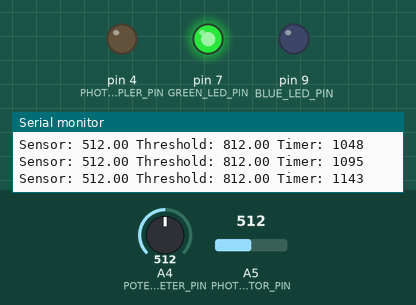
The sketch below on a simulated Arduino Uno, built with avr-gcc and run on an emulated ATmega328P. Shown: output pins drawn as LEDs (lit = HIGH), the last lines printed to the serial monitor. Inputs (shaded band) come from the test bench; at power-on: A5 (PHOTORESISTOR_PIN) = 512, A4 (POTENTIOMETER_PIN) = 512.

Above: at 1.2 s.
1.3 s: A5 (PHOTORESISTOR_PIN) set to 797
4.3 s: A5 (PHOTORESISTOR_PIN) set to 827
At 6.0 s:
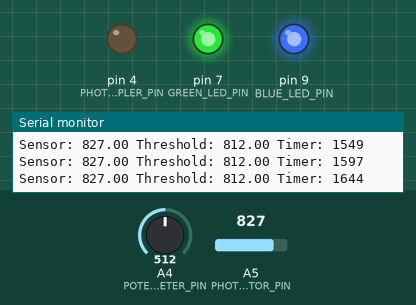
6.8 s: A4 (POTENTIOMETER_PIN) set to 542
8.3 s: A4 (POTENTIOMETER_PIN) set to 561
At 9.4 s:
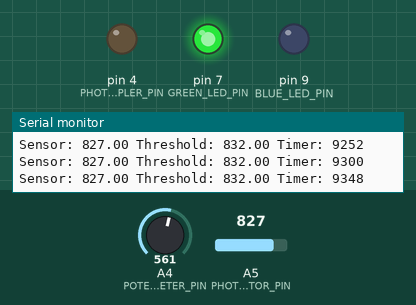
11.3 s: A4 (POTENTIOMETER_PIN) set to 511
At 12.1 s:
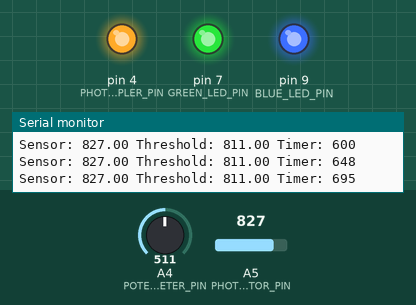
13.8 s: A4 (POTENTIOMETER_PIN) set to 716
At 15.0 s:
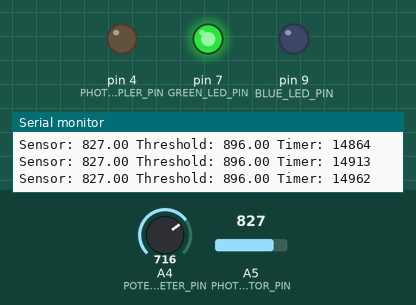
Timing chart, 0 to 16.8 s (numbered marks = the images above; inputs shaded):
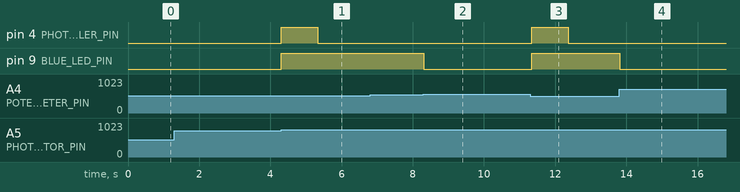

Measured:
- the behaviour switches between 812 and 813 on A5 (PHOTORESISTOR_PIN) (found by bisection; images 0 and 1)
- the behaviour switches between 548 and 549 on A4 (POTENTIOMETER_PIN) (found by bisection; images 1 and 2)
- after the input at 4.3 s, pin 4 (PHOTOCOUPLER_PIN): LOW → HIGH at once, → LOW 1.0 s later; pin 9 (BLUE_LED_PIN): LOW → HIGH at once
- after the input at 8.3 s, pin 9 (BLUE_LED_PIN): HIGH → LOW at once
- after the input at 11.3 s, pin 4 (PHOTOCOUPLER_PIN): LOW → HIGH after 0.05 s, → LOW 1.0 s later; pin 9 (BLUE_LED_PIN): LOW → HIGH after 0.05 s
- after the input at 13.8 s, pin 9 (BLUE_LED_PIN): HIGH → LOW at once

The sketch:

camera_activator.ino
```cpp
const int PHOTORESISTOR_PIN = A5;
const int POTENTIOMETER_PIN = A4;
const int PHOTOCOUPLER_PIN = 4;

const int POTENTIOMETER_LOWER_BOUND = 600;
const int POTENTIOMETER_UPPER_BOUND = 1024;

const int GREEN_LED_PIN = 7;
const int BLUE_LED_PIN = 9;

void setup() {
   Serial.begin(9600); // open the serial port at 9600 bps:

   pinMode(PHOTOCOUPLER_PIN, OUTPUT);
   pinMode(POTENTIOMETER_PIN, INPUT);
   pinMode(PHOTORESISTOR_PIN, INPUT);
   pinMode(GREEN_LED_PIN, OUTPUT);
   pinMode(BLUE_LED_PIN, OUTPUT);

   digitalWrite(GREEN_LED_PIN, HIGH);
}

int state = 0;

long photoInitiated = -1;

void loop() {
  // Reads current values
  float sensorValue = analogRead(PHOTORESISTOR_PIN);
  float potentiometerValue = analogRead(POTENTIOMETER_PIN);

  // Maps potentiometer values to new scale
  float sensorThreshold = map(potentiometerValue, 0, 1024, POTENTIOMETER_LOWER_BOUND, POTENTIOMETER_UPPER_BOUND);

  // Update state. TODO: if values flicker - filter may be needed
  int previousState = state;
  if (sensorValue > sensorThreshold) {
    state = 1;
  } else {
    state = 0;
  }

  if (state == 1) {
    digitalWrite(BLUE_LED_PIN, HIGH);
  } else {
    digitalWrite(BLUE_LED_PIN, LOW);
  }

  // If state changed to 1 and photo is not being taken initiate process
  if (previousState == 0 && state == 1 && photoInitiated == -1) {
    photoInitiated = millis();
  }

  if (photoInitiated != -1) {
    // Complete the process after fixed duration and reset the timer
    if (millis() - photoInitiated > 3000) {
        photoInitiated = -1;
    }

    // Connect octocoupler for fixed duration at the start of the process
    if (millis() - photoInitiated < 1000) {
      digitalWrite(LED_BUILTIN, HIGH);
      digitalWrite(PHOTOCOUPLER_PIN, HIGH);
    } else {
      digitalWrite(LED_BUILTIN, LOW);
      digitalWrite(PHOTOCOUPLER_PIN, LOW);
    }
  }

  Serial.print("Sensor: ");
  Serial.print(sensorValue);
  Serial.print(" Threshold: ");
  Serial.print(sensorThreshold);
  Serial.print(" Timer: ");
  Serial.println(millis() - photoInitiated);
}
```
